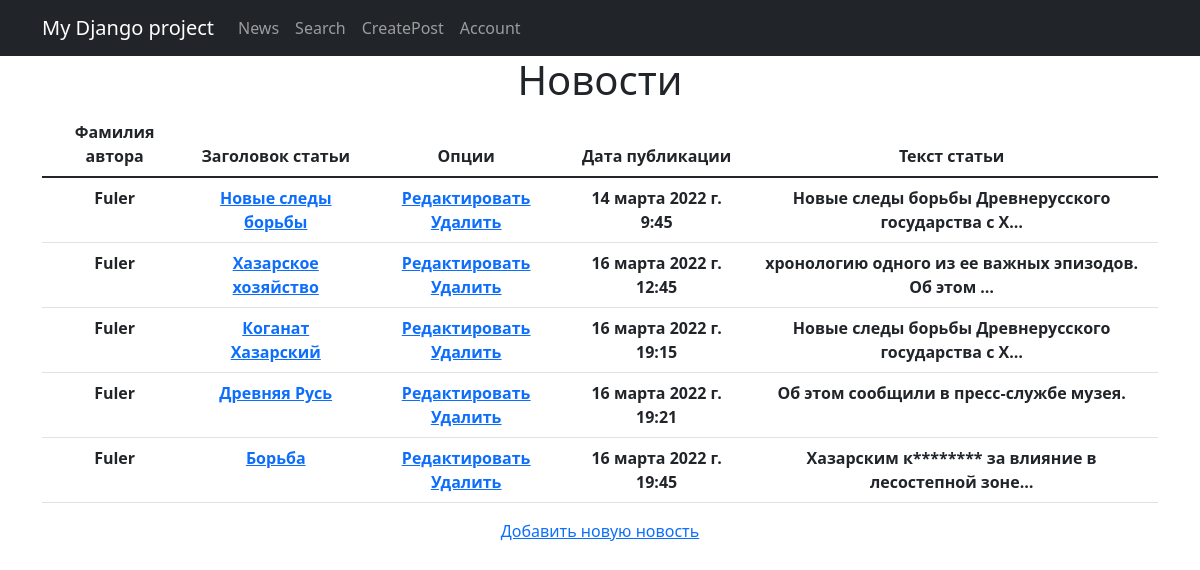
Page / (signed in) on the earlier database version.
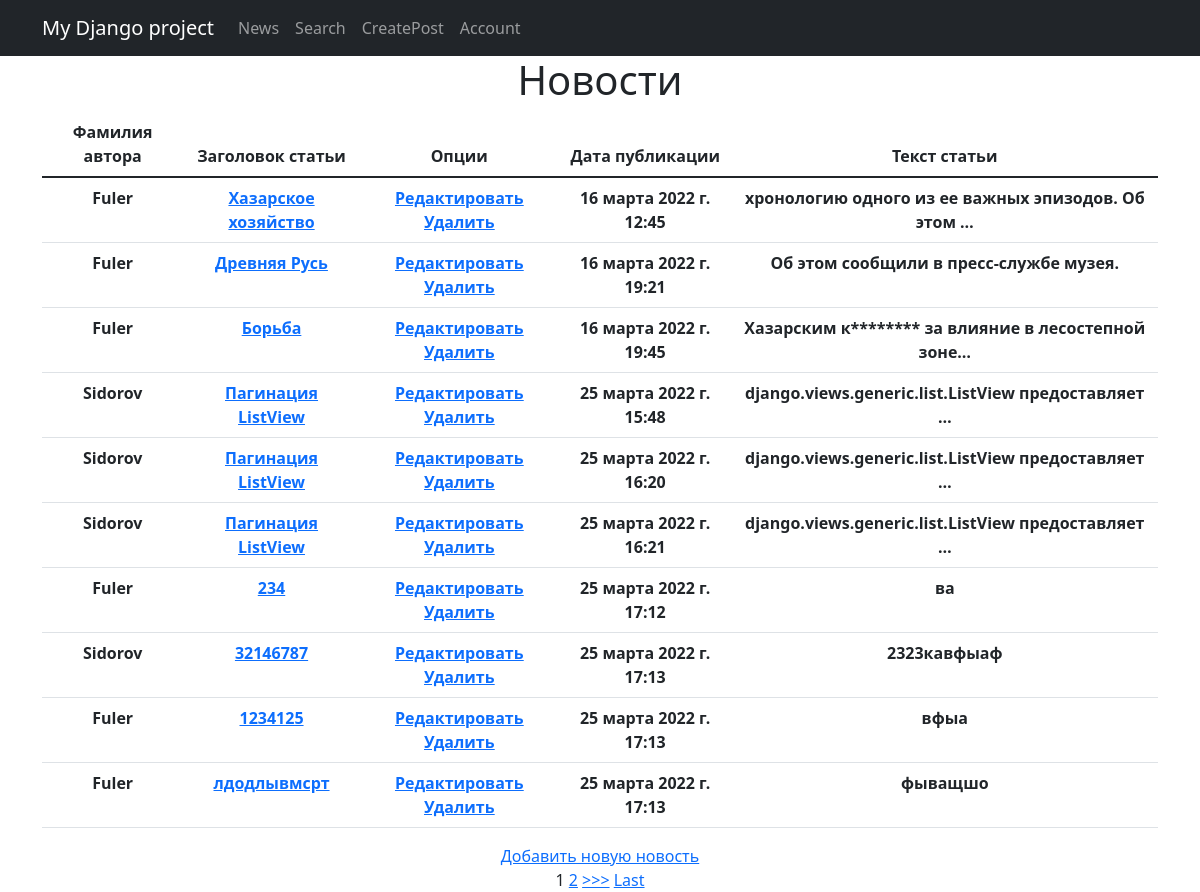
Same page on the later database version.
### news/models.py (models this page shows, shortened)
class Post(models.Model):
    author = models.ForeignKey(Author, on_delete=models.CASCADE)
    categoryType = models.CharField(max_length=2, choices=CatSource.CATEGORY_CHOICES)
    dateCreate = models.DateTimeField(auto_now_add=True)
    postCategory = models.ManyToManyField(Category, through='PostCategory')
    title = models.CharField(max_length=128)
    text = models.TextField()
    rating = models.IntegerField(default=0)

class Author(models.Model):
    author_user = models.OneToOneField(User, on_delete=models.CASCADE)
    author_rating = models.IntegerField(default=1)

### news/views.py (the view)
# urls.py: path('', PostList.as_view()),
class PostList(LoginRequiredMixin, ListView):
    model = Post
    template_name = 'news/postlist.html'
    context_object_name = 'postlist'
    queryset = Post.objects.filter(categoryType='NW').order_by('dateCreate')
    paginate_by = 10

### news/templatetags/custom_filters.py (called while the page is built)
@register.filter()
def censor(value):
    if not isinstance(value, str):
        raise ValueError('Неправильные данные')
    for word in CENSOR_LIST:
        value = value.replace(word[1:], '*' * (len(word) - 1))
        return value

### templates/news/postlist.html (shortened to what this page needs)
{% extends 'news/default.html' %}
{% load custom_filters %}
{% block content %}
<h1>Новости</h1>
    {% if True %}
        <table class="table table-hover">
            <thead>
            <tr>
                <th>
                    Фамилия автора
                </th>
                <th>
                    Заголовок статьи
                </th>
                <th>
                    Опции
                </th>
                <th>
                    Дата публикации
                </th>
                <th>
                    Текст статьи
                </th>
            </tr>
            </thead>
            <tbody>
                {% for post in postlist %}
                    <tr>
                        <th>
                            {{ post.author.author_user.last_name }}
                        </th>
                        <th>
                            <a href="{% url 'post_detail' post.id %}">{{ post.title }}</a>
                        </th>
                        <th>
                            <a href="{% url 'post_update' post.id %}"><u>Редактировать</u></a>
                            <a href="{% url 'post_delete' post.id %}"><u> Удалить </u></a>
                        </th>
                        <th>
                            {{ post.dateCreate }}
                        </th>
                        <th>
                            {{ post.text|truncatechars:50|censor }}
                        </th>
                    </tr>
                {% endfor %}
            </tbody>
        </table>
    {% else %}
        <h2>Новостей нет</h2>
    {% endif %}
    <a href="{% url 'post_create' %}">Добавить новую новость</a> <br>
    {% if is_paginated %}
    {% for num in page_obj.paginator.page_range %}
        {% if page_obj.number == num %}
            <a>{{ num }}</a>
        {% elif num > page_obj.number|add:'-3' and num < page_obj.number|add:'3' %}
            <a href="?page={{ num }}">{{ num }}</a>
        {% endif %}
    {% endfor %}
    {% if page_obj.has_next %}
        <a href="?page={{ page_obj.next_page_number }}">>>></a>
        <a href="?page={{ page_obj.paginator.num_pages }}">Last</a>
    {% endif %}
{% endif %}
{% endblock content %}

### templates/news/default.html (shortened to what this page needs)
<!DOCTYPE html>
<html lang="en">
    <head>
        {% load static %}
        <link href="{% static 'css/styles.css' %}" rel="stylesheet" />
    </head>
    <body>
        <nav class="navbar navbar-expand-lg navbar-dark bg-dark static-top">
            <div class="container">
                <a class="navbar-brand" href="#">My Django project</a>
                <div class="collapse navbar-collapse" id="navbarResponsive">
                    <ul class="navbar-nav ml-auto">
                        <li class="nav-item active">
                            <a class="nav-link" href="/news">News
                            </a>
                        </li>
                        <li class="nav-item">
                            <a class="nav-link" href="/search">Search</a>
                        </li>
                        <li class="nav-item">
                            <a class="nav-link" href="/news/add">CreatePost</a>
                        </li>
                        <li class="nav-item">
                            <a class="nav-link" href="/login/about_user">Account</a>
                        </li>
                    </ul>
                </div>
            </div>
        </nav>
        <div class = "container">
            <div class = "row">
                <div class = "col-lg-12 text-center bottom-">
                    {% block content %}
                    {% endblock content %}
                </div>
            </div>
        </div>
    </body>
</html>

Differences in the rows shown:
removed Post: author.author_user.last_name "Fuler", title "Новые следы борьбы", dateCreate "14 марта 2022 г. 9:45", text|censor "Новые следы борьбы Древнерусского государства с Х…"
removed Post: author.author_user.last_name "Fuler", title "Коганат Хазарский", dateCreate "16 марта 2022 г. 19:15", text|censor "Новые следы борьбы Древнерусского государства с Х…"
added Post: author.author_user.last_name "Sidorov", title "Пагинация ListView", dateCreate "25 марта 2022 г. 15:48", text|censor "django.views.generic.list.ListView предоставляет …"
added Post: author.author_user.last_name "Sidorov", title "Пагинация ListView", dateCreate "25 марта 2022 г. 16:20", text|censor "django.views.generic.list.ListView предоставляет …"
added Post: author.author_user.last_name "Sidorov", title "Пагинация ListView", dateCreate "25 марта 2022 г. 16:21", text|censor "django.views.generic.list.ListView предоставляет …"
added Post: author.author_user.last_name "Fuler", title "234", dateCreate "25 марта 2022 г. 17:12", text|censor "ва"
added Post: author.author_user.last_name "Sidorov", title "32146787", dateCreate "25 марта 2022 г. 17:13", text|censor "2323кавфыаф"
added Post: author.author_user.last_name "Fuler", title "1234125", dateCreate "25 марта 2022 г. 17:13", text|censor "вфыа"
added Post: author.author_user.last_name "Fuler", title "лдодлывмсрт", dateCreate "25 марта 2022 г. 17:13", text|censor "фыващшо"
Other differences:
new list line: "1"
new list line: "2"
text now shown: ">>> Last"
